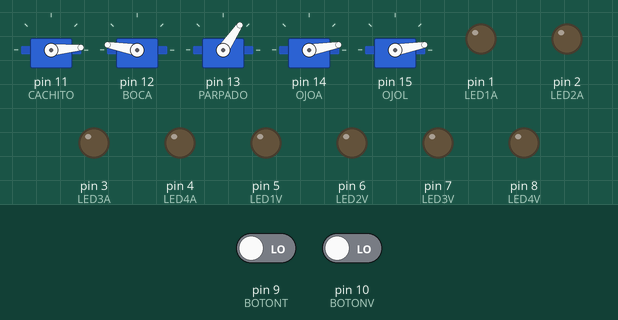
The sketch below on a simulated Arduino Uno, built with avr-gcc and run on an emulated ATmega328P. On the bench: 5 × servo, output pins drawn as LEDs (lit = HIGH). The inputs (shaded band) are chosen by the test bench; at power-on: pin 9 (BOTONT) LOW, pin 10 (BOTONV) LOW. Random numbers use the default seed unless the sketch sets one.

Above: at 5.2 s.
5.3 s: pin 9 (BOTONT) driven HIGH and pin 10 (BOTONV) driven HIGH
At 5.89 s:
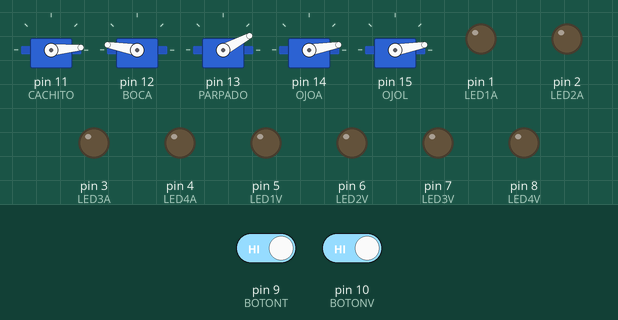
8.8 s: pin 9 (BOTONT) driven LOW
At 10.14 s:
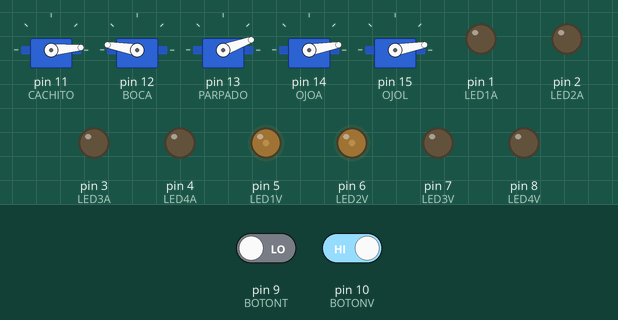
24.9 s: pin 10 (BOTONV) driven LOW
At 25.21 s:
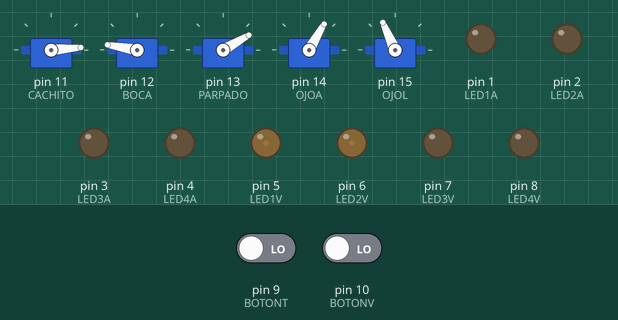
28.4 s: pin 9 (BOTONT) driven HIGH
Timing chart, 0 to 34.9 s (numbered marks = the images above; inputs shaded):
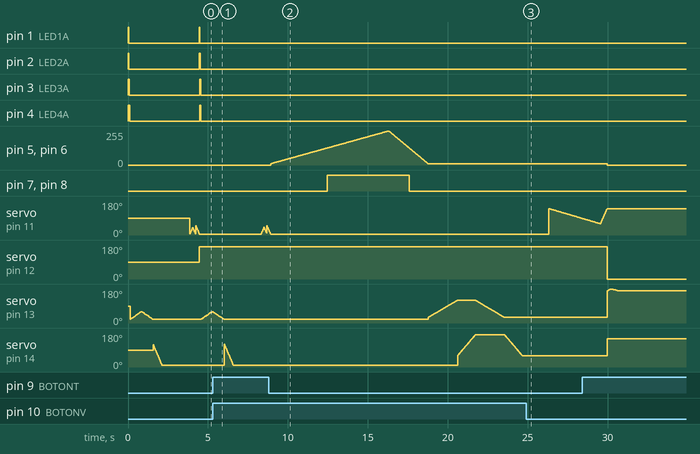

Measured:
- by itself, pin 1 (LED1A): alternates HIGH for 0.04 s and LOW for 4.4 s
- by itself, pin 2 (LED2A): alternates HIGH for 0.05 s and LOW for 4.4 s
- by itself, pin 3 (LED3A): alternates HIGH for 0.06 s and LOW for 4.4 s
- by itself, pin 4 (LED4A): alternates HIGH for 0.07 s and LOW for 4.4 s
- by itself, pin 5 (LED1V), pin 6 (LED2V): rises from 0/255 to 255/255 in 7.4 s, then falls to 11/255 in 2.5 s
- by itself, servo on pin 13 (PARPADO): rises from 20° to 120° in 1.8 s, then falls to 30° in 2.9 s
- by itself, servo on pin 14 (OJOA): rises from 10° to 170° in 1.1 s, then falls to 60° in 2.9 s

The sketch:

CODIGO_FINAL_RUFO.ino
```cpp
#include <Servo.h>
//Nombramos los servos con los nombres de las partes que van a mover//
Servo CACHITO;
Servo BOCA;
Servo PARPADO;
Servo OJOA;
Servo OJOL;

int i; //Esta variable nos permite hacer que los led deseados se prendan y apaguen paulatinamente//
int pos = 0; //Esta variable es para hacer que el arduino se mueva de cierta posición a otra paulatinamente//

//Definimos los nombres de los led que vamos a usar y el pin en el que se encontraran//

const int LED1A =1;
const int LED2A =2;
const int LED3A =3;
const int LED4A =4;
const int LED1V =5;
const int LED2V =6;
const int LED3V =7;
const int LED4V =8;


//Definimos el nombre de los pulsadores que vamos a usar y el pin en el que se encuentran//
const int BOTONT = 9;
const int BOTONV = 10;
//Definimos contadores o variables para establecer el estado de los pulsadores//
int val = 0;
int state = 0;


void setup(){
//Definimos los pines a los cuales estan conectados los servos//
 CACHITO.attach(11);
 BOCA.attach(12);
 PARPADO.attach(13);
 OJOA.attach(14);
 OJOL.attach(15);


 //Declaramos que dipo de dispositivo son los leds y los pulsadores (entrada-salida)//
 pinMode(LED1A,OUTPUT);
  pinMode(LED2A,OUTPUT);
   pinMode(LED3A,OUTPUT);
    pinMode(LED4A,OUTPUT);

 pinMode(LED1V,OUTPUT);
  pinMode(LED2V,OUTPUT);
   pinMode(LED3V,OUTPUT);
    pinMode(LED4V,OUTPUT);
 pinMode(BOTONT,INPUT);
 pinMode(BOTONV,INPUT);


}

void loop() {

//Usamos un condicional y las variables definidas anteriormente para declarar las acciones que se llevaran a acabo si el pulsador BOTONT esta encendido//


val= digitalRead(BOTONT);
if ((val == HIGH)){


//Decimos que todos los leds van a estar en estado apagado//
digitalWrite(LED1A, LOW);
digitalWrite(LED2A, LOW);
digitalWrite(LED3A, LOW);
digitalWrite(LED4A, LOW);

digitalWrite(LED1V, LOW);
digitalWrite(LED2V, LOW);
digitalWrite(LED3V, LOW);
digitalWrite(LED4V, LOW);
delay(10);

//Declaramos la acción de los servos o su posición//
OJOA.write(150);
    BOCA.write(0);

    //Basados en el ejemplo de Sweep de arduino usamos el for y la variable pos declarada con anterioridad para crear al servo una trayectoria dinámica haciendo que regrese a su posicion original//
for (pos = 170; pos <= 180; pos += 1) {
    // in steps of 1 degree
    PARPADO.write(pos);
    delay(20);
  }
  for (pos = 180; pos >= 170; pos -= 1) {
    PARPADO.write(pos);
    delay(50);
  }

for (pos = 0; pos <= 180; pos += 1) {
    OJOL.write(pos);
    delay(15);
  }
  for (pos = 180; pos >= 0; pos -= 1) {
    OJOL.write(pos);
    delay(15);
  }


for (pos = 100; pos <= 180; pos += 1) {
    CACHITO.write(pos);
    delay(20);
  }
  for (pos = 180; pos >= 100; pos -= 1) {
    CACHITO.write(pos);
    delay(50);
  }


}

val= digitalRead(BOTONV);
if ((val == HIGH)){

for(i=10; i<256; i++){
    analogWrite(LED1V,i);
    analogWrite(LED2V,i);
    analogWrite(LED3V,i);
    analogWrite(LED4V,i);
    delay(30);
  }

  for(i=255; i>10; i--){
    analogWrite(LED1V,i);
    analogWrite(LED2V,i);
    analogWrite(LED3V,i);
    analogWrite(LED4V,i);
    delay(10);
  }


digitalWrite(LED1A, LOW);
digitalWrite(LED2A, LOW);
digitalWrite(LED3A, LOW);
digitalWrite(LED4A, LOW);
delay(10);

for (pos = 30; pos <= 120; pos += 1) {
    PARPADO.write(pos);
    delay(20);
  }

 for (pos = 60; pos <= 170; pos += 1) {
   OJOA.write(pos);
    delay(10);
  }

  for (pos = 120; pos >= 30; pos -= 1) {
    PARPADO.write(pos);
    delay(20);
  }


  for (pos = 170; pos >= 60; pos -= 1) {
    OJOA.write(pos);
    delay(10);
  }

for (pos = 10; pos <= 170; pos += 1) {
   OJOL.write(pos);
    delay(5);
  }
  for (pos = 170; pos >= 10; pos -= 1) {
    OJOL.write(pos);
    delay(5);
  }
  for (pos = 140; pos >= 60; pos -= 1) {
    CACHITO.write(pos);
    delay(40);
  }
for (pos = 60; pos <= 140; pos += 1) {
   CACHITO.write(pos);
    delay(5);
  }

BOCA.write(0);


}

//Definimos las variables declaradas con anterioridad y con ayuda de un condicionales hicimos que si el BOTON1 y el BOTON 2 estan apagados algunos leds y servos se enciendan//
val= digitalRead(BOTONT);
state= digitalRead(BOTONV);
if ((val == LOW) && (state == LOW)){
digitalWrite(LED1A,HIGH);
delay(10);
digitalWrite(LED2A,HIGH);
delay(10);
digitalWrite(LED3A,HIGH);
delay(10);
digitalWrite(LED4A,HIGH);
delay(10);

digitalWrite(LED1A, LOW);
delay(20);
digitalWrite(LED2A, LOW);
delay(20);
digitalWrite(LED3A, LOW);
delay(20);
digitalWrite(LED4A, LOW);
delay(20);

digitalWrite(LED1V, LOW);
digitalWrite(LED2V, LOW);
digitalWrite(LED3V, LOW);
digitalWrite(LED4V, LOW);

for (pos = 20; pos <= 60; pos += 1) {
    // in steps of 1 degree
    PARPADO.write(pos);
    //Este delay  permite hacer más rápidos o lentos lo movimientos de los servoa//
    delay(random(5,30));
    }
  for (pos = 60; pos >= 20; pos -= 1) {
    PARPADO.write(pos);
    delay(random(5,30));
  }


 for (pos = 120; pos >= 10; pos -= 1) {
    OJOA.write(pos);
    delay(5);
  }

for (pos = 180; pos >= 10; pos -= 1) {
    OJOL.write(pos);
    delay(5);
  }
 for (pos = 10; pos >= 120; pos -= 1) {
    OJOA.write(pos);
    delay(5);
  }
for (pos = 180; pos >= 10; pos -= 1) {
    OJOL.write(pos);
    delay(5);
  }

for (pos = 5; pos <= 40; pos += 1) {
    // in steps of 1 degree
    CACHITO.write(pos);
    delay(5);
    }
  for (pos = 40; pos >= 5; pos -= 1) {
    CACHITO.write(pos);
    delay(5);
  }

 for (pos = 50; pos >= 5; pos -= 1) {
    CACHITO.write(pos);
    delay(5);
  }
 for (pos = 5; pos >= 50; pos -= 1) {
    CACHITO.write(pos);
    delay(5);
  }

BOCA.write(170);

}
}
```
